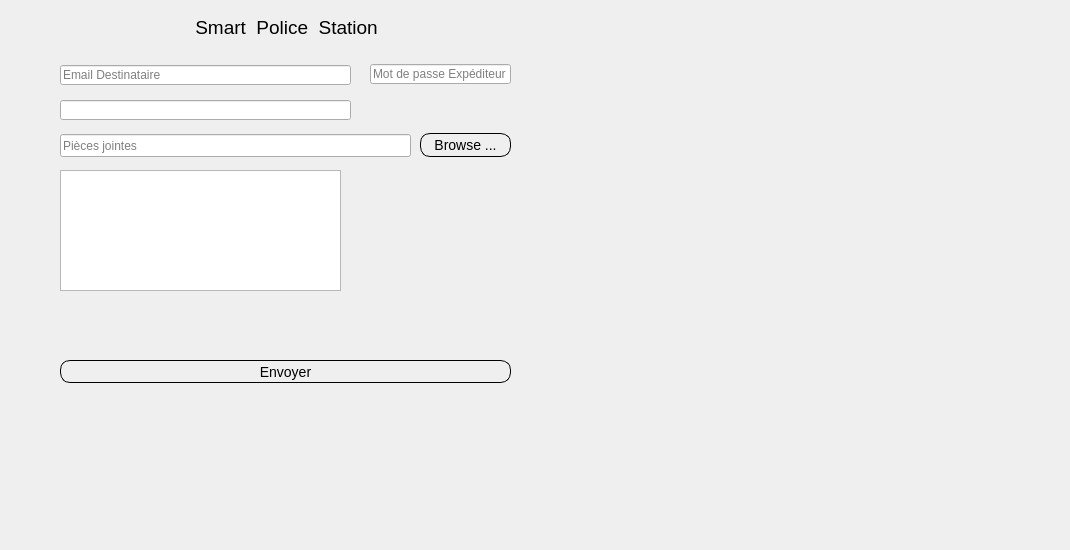
     <widget class="QWidget" name="tab_5">
      <attribute name="icon">
       <iconset>
        <normaloff>C:/Users/zraib/OneDrive/Bureau/ifinal-_5_/PoliceStation2/Nouveau dossier/téléchargement (3).png</normaloff>C:/Users/zraib/OneDrive/Bureau/ifinal-_5_/PoliceStation2/Nouveau dossier/téléchargement (3).png</iconset>
      </attribute>
      <attribute name="title">
       <string>Emailing</string>
      </attribute>
      <widget class="QLineEdit" name="rcpt">
       <property name="geometry">
        <rect>
         <x>60</x>
         <y>65</y>
         <width>291</width>
         <height>20</height>
        </rect>
       </property>
       <property name="readOnly">
        <bool>false</bool>
       </property>
       <property name="placeholderText">
        <string>Email Destinataire</string>
       </property>
      </widget>
      <widget class="QPushButton" name="browseBtn">
       <property name="geometry">
        <rect>
         <x>420</x>
         <y>133</y>
         <width>91</width>
         <height>24</height>
        </rect>
       </property>
       <property name="styleSheet">
        <string notr="true">#browseBtn
{
	border-color:black;
border-style: outset;
  border-width: 1px;
  border-radius: 10px;
  font: 14px;
  padding: 2px;

}
#browseBtn:hover
{
	border-color:blue;
}</string>
       </property>
       <property name="text">
        <string>Browse ...</string>
       </property>
      </widget>
      <widget class="QLineEdit" name="file">
       <property name="geometry">
        <rect>
         <x>60</x>
         <y>134</y>
         <width>351</width>
         <height>23</height>
        </rect>
       </property>
       <property name="placeholderText">
        <string>Pièces jointes</string>
       </property>
      </widget>
      <widget class="QPushButton" name="sendBtn">
       <property name="geometry">
        <rect>
         <x>60</x>
         <y>360</y>
         <width>451</width>
         <height>23</height>
        </rect>
       </property>
       <property name="styleSheet">
        <string notr="true">#sendBtn
{
	border-color: black;
border-style: outset;
  border-width: 1px;
  border-radius: 10px;
  font: 14px;
  padding: 2px;

}
#sendBtn:hover
{
	border-color:blue;
}</string>
       </property>
       <property name="text">
        <string>Envoyer</string>
       </property>
      </widget>
      <widget class="QLineEdit" name="mail_pass">
       <property name="geometry">
        <rect>
         <x>370</x>
         <y>64</y>
         <width>141</width>
         <height>20</height>
        </rect>
       </property>
       <property name="echoMode">
        <enum>QLineEdit::Password</enum>
       </property>
       <property name="placeholderText">
        <string>Mot de passe Expéditeur</string>
       </property>
      </widget>
      <widget class="QLabel" name="policou_5">
       <property name="geometry">
        <rect>
         <x>190</x>
         <y>10</y>
         <width>351</width>
         <height>35</height>
        </rect>
       </property>
       <property name="sizePolicy">
        <sizepolicy hsizetype="Preferred" vsizetype="Maximum">
         <horstretch>0</horstretch>
         <verstretch>0</verstretch>
        </sizepolicy>
       </property>
       <property name="font">
        <font>
         <family>Arial</family>
         <pointsize>14</pointsize>
         <weight>50</weight>
         <bold>false</bold>
         <underline>false</underline>
        </font>
       </property>
       <property name="text">
        <string> Smart  Police  Station</string>
       </property>
       <property name="textFormat">
        <enum>Qt::PlainText</enum>
       </property>
      </widget>
      <widget class="QTextEdit" name="Texte">
       <property name="geometry">
        <rect>
         <x>60</x>
         <y>170</y>
         <width>281</width>
         <height>121</height>
        </rect>
       </property>
      </widget>
      <widget class="QLineEdit" name="Objet">
       <property name="geometry">
        <rect>
         <x>60</x>
         <y>100</y>
         <width>291</width>
         <height>20</height>
        </rect>
       </property>
      </widget>
      <widget class="QLabel" name="label_34">
       <property name="geometry">
        <rect>
         <x>-20</x>
         <y>0</y>
         <width>1061</width>
         <height>471</height>
        </rect>
       </property>
       <property name="text">
        <string/>
       </property>
       <property name="pixmap">
        <pixmap>../../Integration/integration/ifinal/ranger-4df6c1b6.png</pixmap>
       </property>
      </widget>
      <widget class="QLabel" name="label_87">
       <property name="geometry">
        <rect>
         <x>0</x>
         <y>0</y>
         <width>761</width>
         <height>541</height>
        </rect>
       </property>
       <property name="styleSheet">
        <string notr="true">*{
background-color :transparent;
border-image:url(D:/projetC++/integration_base/pictures_base/p.png);
}</string>
       </property>
       <property name="text">
        <string/>
       </property>
      </widget>
      <zorder>label_87</zorder>
      <zorder>label_34</zorder>
      <zorder>rcpt</zorder>
      <zorder>browseBtn</zorder>
      <zorder>file</zorder>
      <zorder>sendBtn</zorder>
      <zorder>mail_pass</zorder>
      <zorder>policou_5</zorder>
      <zorder>Texte</zorder>
      <zorder>Objet</zorder>
     </widget>
